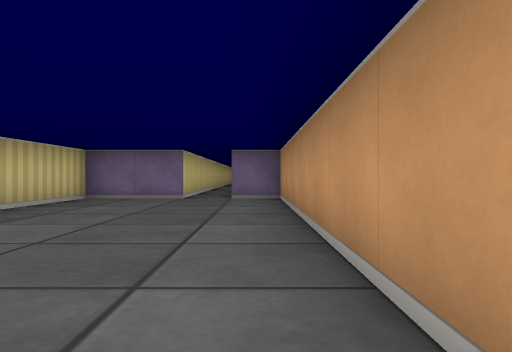
[1] (above)

16 first-person views from a walk through a cub3D maze. The camera is about half as high as the walls, looks level and sees 70° across. The floor is counted in squares. Each view is taken from the middle of a square. On the plan, view 1 faces up. The plan holds only what a view shows up to about 9 squares ahead; the rest is blank.

[2]
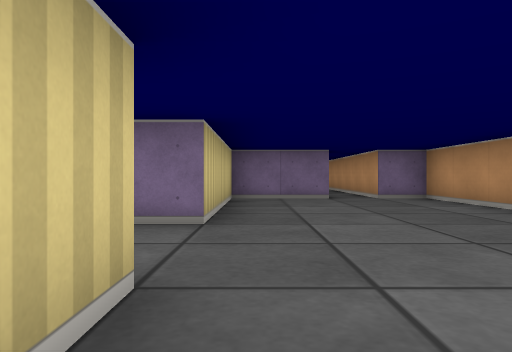

[3]
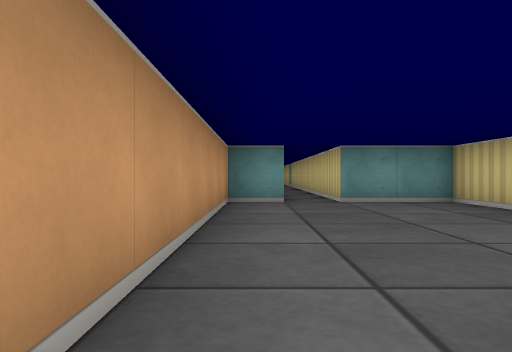

[4]
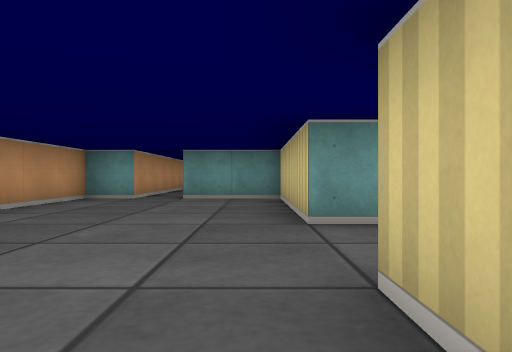

[5]
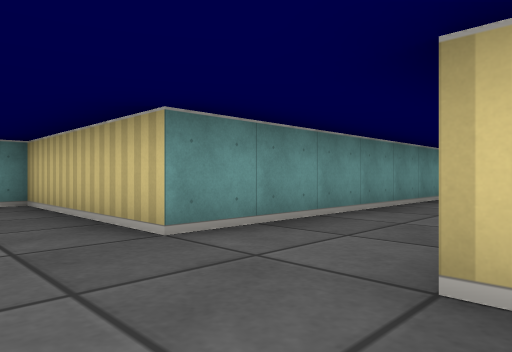

[6]
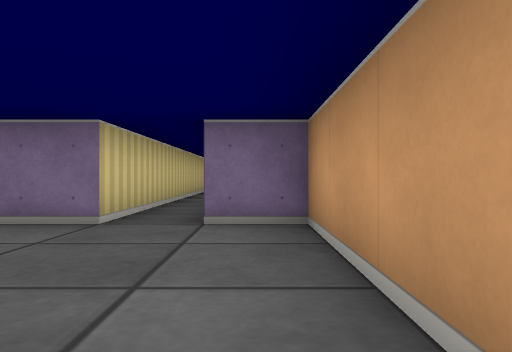

[7]
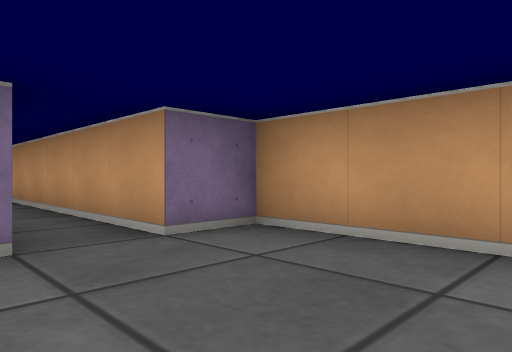

[8]
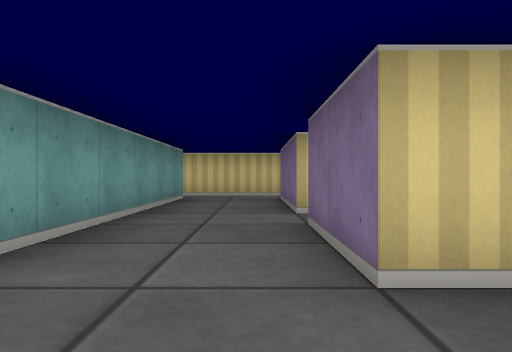

[9]
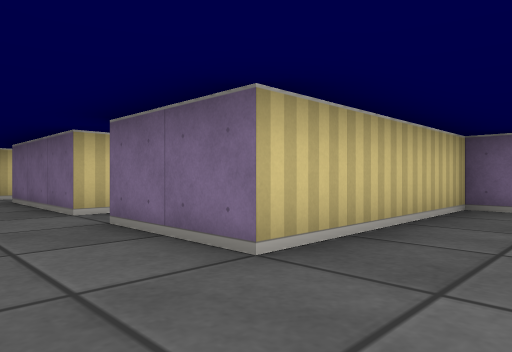

[10]
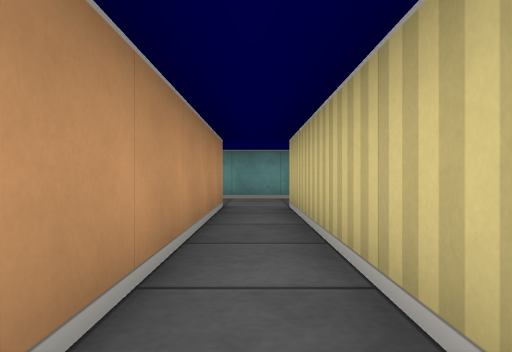

[11]
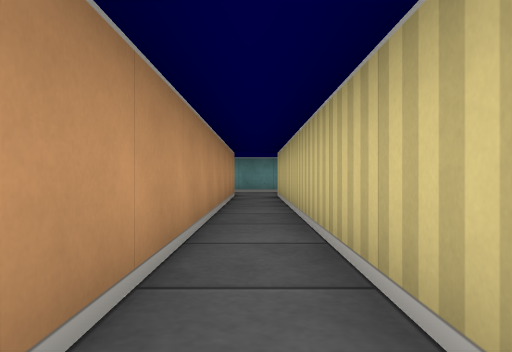

[12]
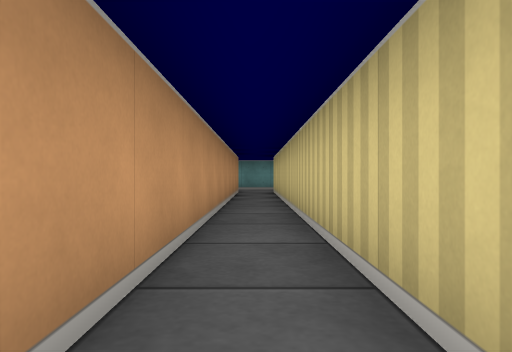

[13]
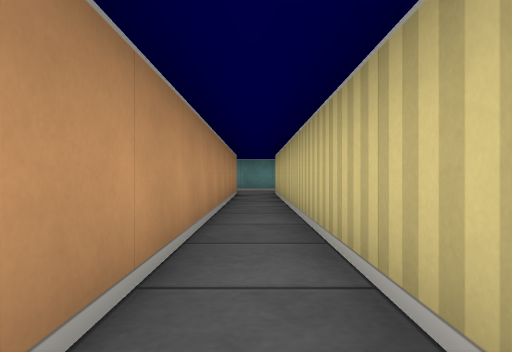

[14]
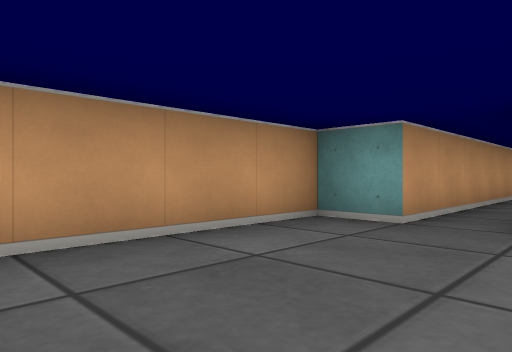

[15]
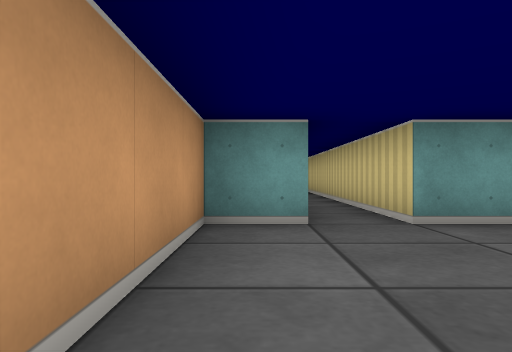

[16]
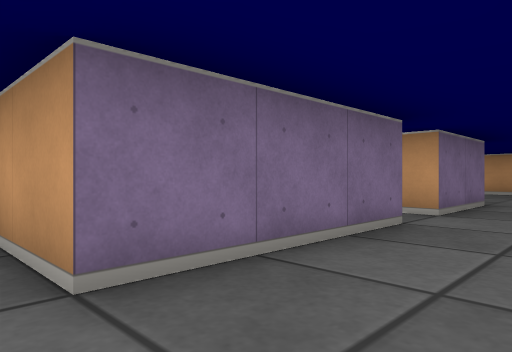

### Floor plan
Points are (right, up) in squares from view 1. A wall is a line through its corners. A room is listed if a view was taken in it or the views show most of it. See-through windows are left out.
Room 1 (views 1, 2, 3, 4, 5, 6, 7, 8, 9, 14, 15)
walls: (-1.5, 12.9) (-1.5, 7.5) (-3.5, 7.5) (-3.5, 3.5); (-3.5, 1.5) (-3.5, -2.5) (-1.5, -2.5); (-0.5, -2.5) (0.5, -2.5) (0.5, 7.5) (-0.5, 7.5) (-0.5, 12.5)
ways out: opening at (-4.5, 2.5) to room 2; opening at (-1, -2)
Room 2 (views 10, 11, 12, 13, 16)
walls: (-6.5, 13.4) (-6.5, 3.5) (-9.5, 3.5) (-9.5, 4.9); (-3.5, 3.5) (-5.5, 3.5) (-5.5, 13.4); (-10.5, 3.8) (-10.5, 1.2); (-9.5, 1.5) (-3.5, 1.5)
ways out: opening at (-4.5, 2.5) to room 1

Where each view was taken, in squares from view 1:
view 1: 0 up, 0 right, facing up
view 2: 0 up, 3 left, facing up
view 3: 4 up, 0 right, facing down
view 4: 5 up, 3 left, facing down
view 5: 4 up, 2 left, facing down-left
view 6: 4 up, 0 right, facing up
view 7: 5 up, 2 left, facing up-right
view 8: 3 up, 2 left, facing left
view 9: 2 up, 2 left, facing up-left
view 10: 9 up, 6 left, facing down
view 11: 12 up, 6 left, facing down
view 12: 14 up, 6 left, facing down
view 13: 13 up, 6 left, facing down
view 14: 1 up, 2 left, facing down-right
view 15: 1 up, 0 right, facing down
view 16: 2 up, 10 left, facing up-right
